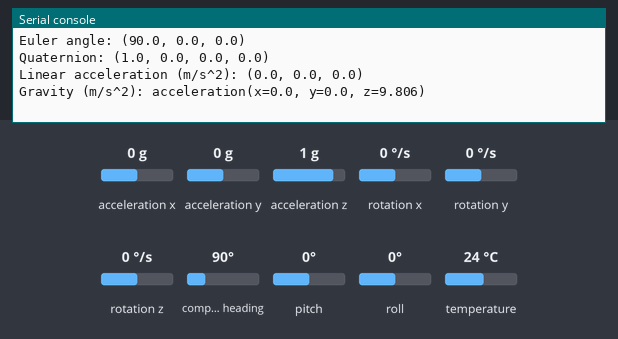
Simulated run of this program. Board: Raspberry Pi Pico running CircuitPython. On the bench: the last lines printed to the serial console. The inputs (shaded band) are chosen by the test bench; at power-on: compass heading 90°, acceleration x 0 g, acceleration y 0 g, acceleration z 1 g, rotation x 0 °/s, rotation y 0 °/s, rotation z 0 °/s, pitch 0°, roll 0°, temperature 24 °C.

Above: at 1.2 s.
1.3 s: compass heading set to 7°
7.5 s: compass heading set to 180°
13.5 s: acceleration x set to -1.4 g
At 15.3 s:
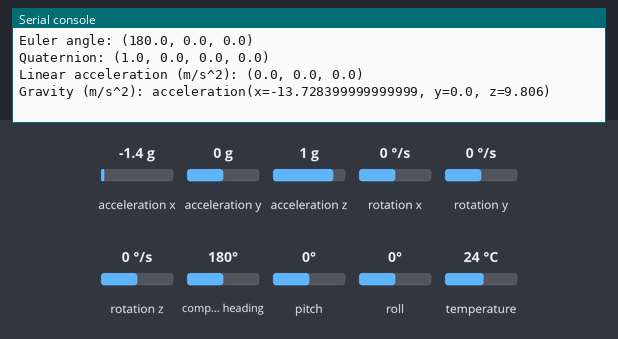
15.4 s: acceleration y set to -1.4 g
17.3 s: acceleration z set to -1.4 g
At 19.2 s:
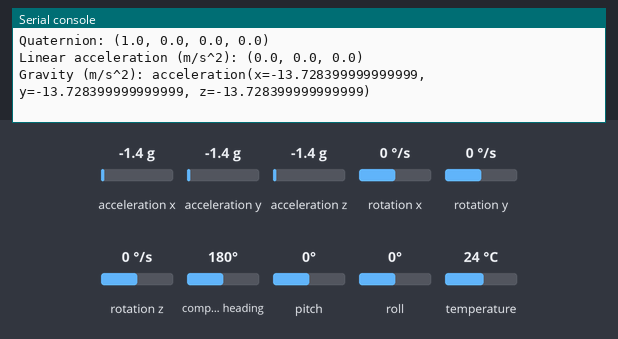
Timing chart, 0 to 20.2 s (numbered marks = the images above; inputs shaded):
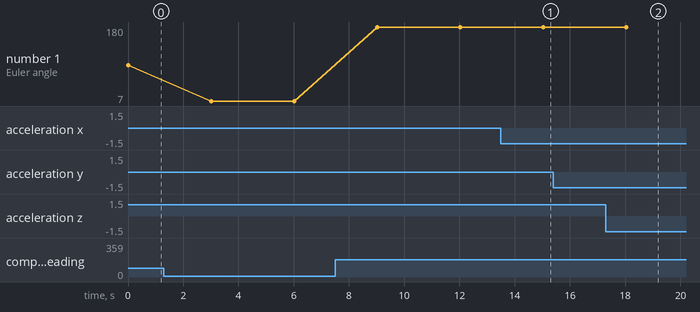

Measured:
- after the input at 13.5 s, the serial console: prints a new line after 1.5 s (image 1)
- after the input at 17.3 s, the serial console: prints a new line after 0.73 s (image 2)
- plotted number 1: 90 → 7 after the input at 1.3 s, 7 → 180 after the input at 7.5 s

The program:

bnotest.py
```python
import time
import board
import adafruit_bno055
import busio

i2c = busio.I2C(board.GP9,board.GP8)  # uses board.SCL and board.SDA
# i2c = board.STEMMA_I2C()  # For using the built-in STEMMA QT connector on a microcontroller
sensor = adafruit_bno055.BNO055_I2C(i2c)


last_val = 0xFFFF


def temperature():
    global last_val  # pylint: disable=global-statement
    result = sensor.temperature
    if abs(result - last_val) == 128:
        result = sensor.temperature
        if abs(result - last_val) == 128:
            return 0b00111111 & result
    last_val = result
    return result


while True:
    print("Temperature: {} degrees C".format(sensor.temperature))
    print("Accelerometer (m/s^2): {}".format(sensor.acceleration))
    print("Magnetometer (microteslas): {}".format(sensor.magnetic))
    print("Gyroscope (rad/sec): {}".format(sensor.gyro))
    print("Euler angle: {}".format(sensor.euler))
    print("Quaternion: {}".format(sensor.quaternion))
    print("Linear acceleration (m/s^2): {}".format(sensor.linear_acceleration))
    print("Gravity (m/s^2): {}".format(sensor.gravity))
    print()

    time.sleep(3)
```
